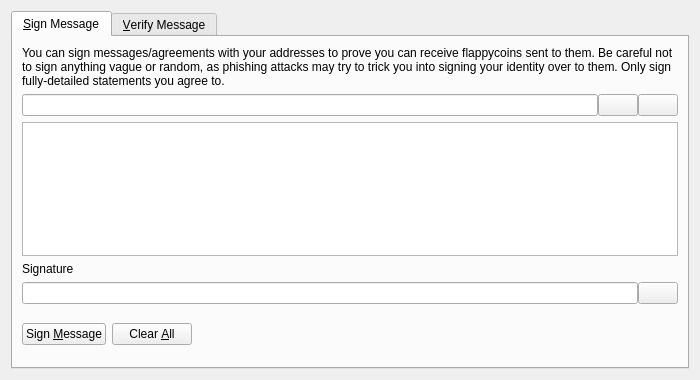
<?xml version="1.0" encoding="UTF-8"?>
<ui version="4.0">
 <class>SignVerifyMessageDialog</class>
 <widget class="QDialog" name="SignVerifyMessageDialog">
  <property name="geometry">
   <rect>
    <x>0</x>
    <y>0</y>
    <width>700</width>
    <height>380</height>
   </rect>
  </property>
  <property name="windowTitle">
   <string>Signatures - Sign / Verify a Message</string>
  </property>
  <property name="modal">
   <bool>true</bool>
  </property>
  <layout class="QVBoxLayout" name="verticalLayout">
   <item>
    <widget class="QTabWidget" name="tabWidget">
     <property name="currentIndex">
      <number>0</number>
     </property>
     <widget class="QWidget" name="tabSignMessage">
      <attribute name="title">
       <string>&amp;Sign Message</string>
      </attribute>
      <layout class="QVBoxLayout" name="verticalLayout_SM">
       <item>
        <widget class="QLabel" name="infoLabel_SM">
         <property name="text">
          <string>You can sign messages/agreements with your addresses to prove you can receive flappycoins sent to them. Be careful not to sign anything vague or random, as phishing attacks may try to trick you into signing your identity over to them. Only sign fully-detailed statements you agree to.</string>
         </property>
         <property name="textFormat">
          <enum>Qt::PlainText</enum>
         </property>
         <property name="wordWrap">
          <bool>true</bool>
         </property>
        </widget>
       </item>
       <item>
        <layout class="QHBoxLayout" name="horizontalLayout_1_SM">
         <property name="spacing">
          <number>0</number>
         </property>
         <item>
          <widget class="QValidatedLineEdit" name="addressIn_SM">
           <property name="toolTip">
            <string>The Flappycoin address to sign the message with</string>
           </property>
          </widget>
         </item>
         <item>
          <widget class="QPushButton" name="addressBookButton_SM">
           <property name="toolTip">
            <string>Choose previously used address</string>
           </property>
           <property name="text">
            <string/>
           </property>
           <property name="icon">
            <iconset resource="../bitcoin.qrc">
             <normaloff>:/icons/address-book</normaloff>:/icons/address-book</iconset>
           </property>
           <property name="shortcut">
            <string>Alt+A</string>
           </property>
           <property name="autoDefault">
            <bool>false</bool>
           </property>
          </widget>
         </item>
         <item>
          <widget class="QPushButton" name="pasteButton_SM">
           <property name="toolTip">
            <string>Paste address from clipboard</string>
           </property>
           <property name="text">
            <string/>
           </property>
           <property name="icon">
            <iconset resource="../bitcoin.qrc">
             <normaloff>:/icons/editpaste</normaloff>:/icons/editpaste</iconset>
           </property>
           <property name="shortcut">
            <string>Alt+P</string>
           </property>
           <property name="autoDefault">
            <bool>false</bool>
           </property>
          </widget>
         </item>
        </layout>
       </item>
       <item>
        <widget class="QPlainTextEdit" name="messageIn_SM">
         <property name="toolTip">
          <string>Enter the message you want to sign here</string>
         </property>
        </widget>
       </item>
       <item>
        <widget class="QLabel" name="signatureLabel_SM">
         <property name="text">
          <string>Signature</string>
         </property>
         <property name="textFormat">
          <enum>Qt::PlainText</enum>
         </property>
        </widget>
       </item>
       <item>
        <layout class="QHBoxLayout" name="horizontalLayout_2_SM">
         <property name="spacing">
          <number>0</number>
         </property>
         <item>
          <widget class="QLineEdit" name="signatureOut_SM">
           <property name="font">
            <font>
             <italic>true</italic>
            </font>
           </property>
           <property name="readOnly">
            <bool>true</bool>
           </property>
          </widget>
         </item>
         <item>
          <widget class="QPushButton" name="copySignatureButton_SM">
           <property name="toolTip">
            <string>Copy the current signature to the system clipboard</string>
           </property>
           <property name="text">
            <string/>
           </property>
           <property name="icon">
            <iconset resource="../bitcoin.qrc">
             <normaloff>:/icons/editcopy</normaloff>:/icons/editcopy</iconset>
           </property>
           <property name="autoDefault">
            <bool>false</bool>
           </property>
          </widget>
         </item>
        </layout>
       </item>
       <item>
        <layout class="QHBoxLayout" name="horizontalLayout_3_SM">
         <item>
          <widget class="QPushButton" name="signMessageButton_SM">
           <property name="toolTip">
            <string>Sign the message to prove you own this Flappycoin address</string>
           </property>
           <property name="text">
            <string>Sign &amp;Message</string>
           </property>
           <property name="icon">
            <iconset resource="../bitcoin.qrc">
             <normaloff>:/icons/edit</normaloff>:/icons/edit</iconset>
           </property>
           <property name="autoDefault">
            <bool>false</bool>
           </property>
          </widget>
         </item>
         <item>
          <widget class="QPushButton" name="clearButton_SM">
           <property name="toolTip">
            <string>Reset all sign message fields</string>
           </property>
           <property name="text">
            <string>Clear &amp;All</string>
           </property>
           <property name="icon">
            <iconset resource="../bitcoin.qrc">
             <normaloff>:/icons/remove</normaloff>:/icons/remove</iconset>
           </property>
           <property name="autoDefault">
            <bool>false</bool>
           </property>
          </widget>
         </item>
         <item>
          <spacer name="horizontalSpacer_1_SM">
           <property name="orientation">
            <enum>Qt::Horizontal</enum>
           </property>
           <property name="sizeHint" stdset="0">
            <size>
             <width>40</width>
             <height>48</height>
            </size>
           </property>
          </spacer>
         </item>
         <item>
          <widget class="QLabel" name="statusLabel_SM">
           <property name="font">
            <font>
             <weight>75</weight>
             <bold>true</bold>
            </font>
           </property>
           <property name="text">
            <string/>
           </property>
           <property name="wordWrap">
            <bool>true</bool>
           </property>
          </widget>
         </item>
         <item>
          <spacer name="horizontalSpacer_2_SM">
           <property name="orientation">
            <enum>Qt::Horizontal</enum>
           </property>
           <property name="sizeHint" stdset="0">
            <size>
             <width>40</width>
             <height>48</height>
            </size>
           </property>
          </spacer>
         </item>
        </layout>
       </item>
      </layout>
     </widget>
     <widget class="QWidget" name="tabVerifyMessage">
      <attribute name="title">
       <string>&amp;Verify Message</string>
      </attribute>
      <layout class="QVBoxLayout" name="verticalLayout_VM">
       <item>
        <widget class="QLabel" name="infoLabel_VM">
         <property name="text">
          <string>Enter the receiver's address, message (ensure you copy line breaks, spaces, tabs, etc. exactly) and signature below to verify the message. Be careful not to read more into the signature than what is in the signed message itself, to avoid being tricked by a man-in-the-middle attack. Note that this only proves the signing party receives with the address, it cannot prove sendership of any transaction!</string>
         </property>
         <property name="textFormat">
          <enum>Qt::PlainText</enum>
         </property>
         <property name="alignment">
          <set>Qt::AlignLeading|Qt::AlignLeft|Qt::AlignTop</set>
         </property>
         <property name="wordWrap">
          <bool>true</bool>
         </property>
        </widget>
       </item>
       <item>
        <layout class="QHBoxLayout" name="horizontalLayout_1_VM">
         <property name="spacing">
          <number>0</number>
         </property>
         <item>
          <widget class="QValidatedLineEdit" name="addressIn_VM">
           <property name="toolTip">
            <string>The Flappycoin address the message was signed with</string>
           </property>
          </widget>
         </item>
         <item>
          <widget class="QPushButton" name="addressBookButton_VM">
           <property name="toolTip">
            <string>Choose previously used address</string>
           </property>
           <property name="text">
            <string/>
           </property>
           <property name="icon">
            <iconset resource="../bitcoin.qrc">
             <normaloff>:/icons/address-book</normaloff>:/icons/address-book</iconset>
           </property>
           <property name="shortcut">
            <string>Alt+A</string>
           </property>
           <property name="autoDefault">
            <bool>false</bool>
           </property>
          </widget>
         </item>
        </layout>
       </item>
       <item>
        <widget class="QPlainTextEdit" name="messageIn_VM"/>
       </item>
       <item>
        <widget class="QValidatedLineEdit" name="signatureIn_VM"/>
       </item>
       <item>
        <layout class="QHBoxLayout" name="horizontalLayout_2_VM">
         <item>
          <widget class="QPushButton" name="verifyMessageButton_VM">
           <property name="toolTip">
            <string>Verify the message to ensure it was signed with the specified Flappycoin address</string>
           </property>
           <property name="text">
            <string>Verify &amp;Message</string>
           </property>
           <property name="icon">
            <iconset resource="../bitcoin.qrc">
             <normaloff>:/icons/transaction_0</normaloff>:/icons/transaction_0</iconset>
           </property>
           <property name="autoDefault">
            <bool>false</bool>
           </property>
          </widget>
         </item>
         <item>
          <widget class="QPushButton" name="clearButton_VM">
           <property name="toolTip">
            <string>Reset all verify message fields</string>
           </property>
           <property name="text">
            <string>Clear &amp;All</string>
           </property>
           <property name="icon">
            <iconset resource="../bitcoin.qrc">
             <normaloff>:/icons/remove</normaloff>:/icons/remove</iconset>
           </property>
           <property name="autoDefault">
            <bool>false</bool>
           </property>
          </widget>
         </item>
         <item>
          <spacer name="horizontalSpacer_1_VM">
           <property name="orientation">
            <enum>Qt::Horizontal</enum>
           </property>
           <property name="sizeHint" stdset="0">
            <size>
             <width>40</width>
             <height>48</height>
            </size>
           </property>
          </spacer>
         </item>
         <item>
          <widget class="QLabel" name="statusLabel_VM">
           <property name="font">
            <font>
             <weight>75</weight>
             <bold>true</bold>
            </font>
           </property>
           <property name="text">
            <string/>
           </property>
           <property name="wordWrap">
            <bool>true</bool>
           </property>
          </widget>
         </item>
         <item>
          <spacer name="horizontalSpacer_2_VM">
           <property name="orientation">
            <enum>Qt::Horizontal</enum>
           </property>
           <property name="sizeHint" stdset="0">
            <size>
             <width>40</width>
             <height>48</height>
            </size>
           </property>
          </spacer>
         </item>
        </layout>
       </item>
      </layout>
     </widget>
    </widget>
   </item>
  </layout>
 </widget>
 <customwidgets>
  <customwidget>
   <class>QValidatedLineEdit</class>
   <extends>QLineEdit</extends>
   <header>qvalidatedlineedit.h</header>
  </customwidget>
 </customwidgets>
 <resources>
  <include location="../bitcoin.qrc"/>
 </resources>
 <connections/>
</ui>
